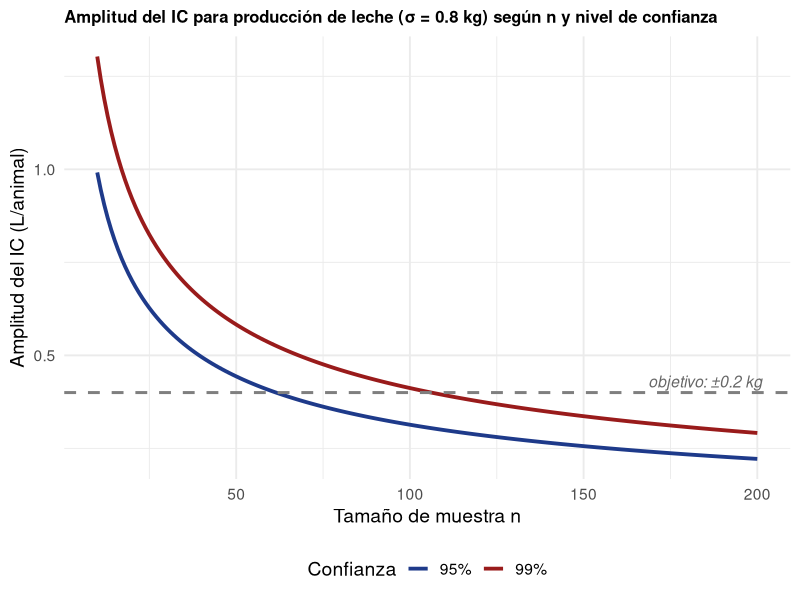

The R source for this figure:
## ---- chunk 1
#| echo: false
#| fig-width: 11
#| fig-height: 4.5
#| fig-align: center
library(ggplot2)
sigma <- 0.8
ns    <- 10:200
df_amp <- data.frame(
  n    = rep(ns, 2),
  amp  = c(2*1.96*sigma/sqrt(ns), 2*2.576*sigma/sqrt(ns)),
  conf = rep(c("95%","99%"), each = length(ns))
)
ggplot(df_amp, aes(x = n, y = amp, color = conf)) +
  geom_line(linewidth = 1.3) +
  geom_hline(yintercept = 0.4, linetype = "dashed",
             color = "gray50", linewidth = 1) +
  annotate("text", x = 185, y = 0.43,
           label = "objetivo: ±0.2 kg", color = "gray40",
           size = 4, fontface = "italic") +
  scale_color_manual(values = c("95%" = "#1e3a8a","99%" = "#991b1b")) +
  labs(x = "Tamaño de muestra n",
       y = "Amplitud del IC (L/animal)",
       title = "Amplitud del IC para producción de leche (σ = 0.8 kg) según n y nivel de confianza",
       color = "Confianza") +
  theme_minimal(base_size = 14) +
  theme(legend.position = "bottom",
        plot.title = element_text(size = 12, face = "bold"))
